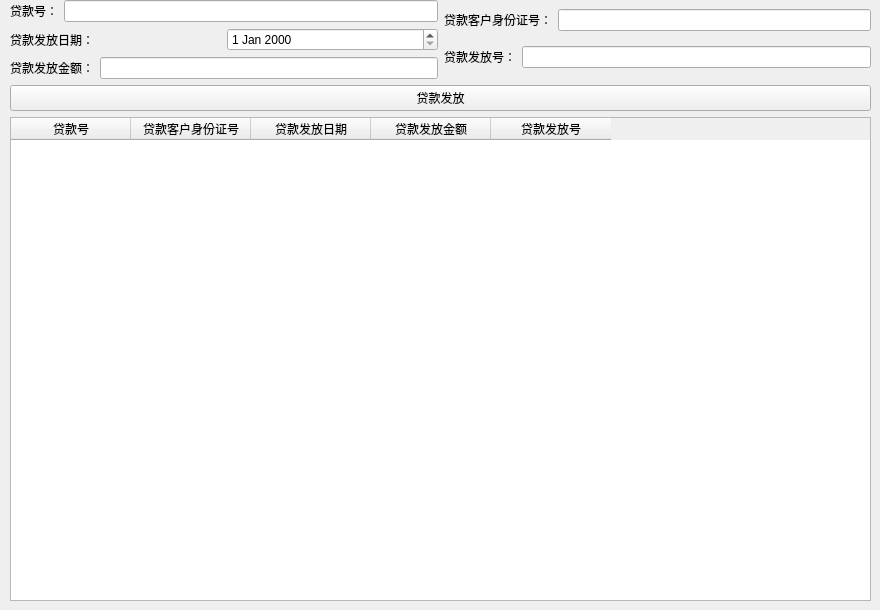
      <widget class="QWidget" name="tab_2">
       <attribute name="title">
        <string>贷款发放</string>
       </attribute>
       <widget class="QWidget" name="">
        <property name="geometry">
         <rect>
          <x>10</x>
          <y>0</y>
          <width>861</width>
          <height>601</height>
         </rect>
        </property>
        <layout class="QVBoxLayout" name="verticalLayout_37">
         <item>
          <layout class="QVBoxLayout" name="verticalLayout_23">
           <item>
            <layout class="QVBoxLayout" name="verticalLayout_24">
             <item>
              <layout class="QHBoxLayout" name="horizontalLayout_73">
               <item>
                <layout class="QVBoxLayout" name="verticalLayout_25">
                 <item>
                  <layout class="QHBoxLayout" name="horizontalLayout_74">
                   <item>
                    <widget class="QLabel" name="label_55">
                     <property name="text">
                      <string>贷款号：</string>
                     </property>
                    </widget>
                   </item>
                   <item>
                    <widget class="QLineEdit" name="Loan_Pay_Id"/>
                   </item>
                  </layout>
                 </item>
                 <item>
                  <layout class="QHBoxLayout" name="horizontalLayout_76">
                   <item>
                    <widget class="QLabel" name="label_57">
                     <property name="text">
                      <string>贷款发放日期：</string>
                     </property>
                    </widget>
                   </item>
                   <item>
                    <widget class="QDateEdit" name="Loan_PayDate"/>
                   </item>
                  </layout>
                 </item>
                 <item>
                  <layout class="QHBoxLayout" name="horizontalLayout_77">
                   <item>
                    <widget class="QLabel" name="label_58">
                     <property name="text">
                      <string>贷款发放金额：</string>
                     </property>
                    </widget>
                   </item>
                   <item>
                    <widget class="QLineEdit" name="Loan_PayMoney"/>
                   </item>
                  </layout>
                 </item>
                </layout>
               </item>
               <item>
                <layout class="QVBoxLayout" name="verticalLayout_26">
                 <item>
                  <layout class="QHBoxLayout" name="horizontalLayout_79">
                   <item>
                    <widget class="QLabel" name="label_59">
                     <property name="text">
                      <string>贷款客户身份证号：</string>
                     </property>
                    </widget>
                   </item>
                   <item>
                    <widget class="QLineEdit" name="Loan_CustomerId"/>
                   </item>
                  </layout>
                 </item>
                 <item>
                  <layout class="QHBoxLayout" name="horizontalLayout_80">
                   <item>
                    <widget class="QLabel" name="label_60">
                     <property name="text">
                      <string>贷款发放号：</string>
                     </property>
                    </widget>
                   </item>
                   <item>
                    <widget class="QLineEdit" name="Loan_PayId"/>
                   </item>
                  </layout>
                 </item>
                 <item>
                  <layout class="QHBoxLayout" name="horizontalLayout_81"/>
                 </item>
                </layout>
               </item>
              </layout>
             </item>
             <item>
              <layout class="QHBoxLayout" name="horizontalLayout_82"/>
             </item>
            </layout>
           </item>
           <item>
            <layout class="QHBoxLayout" name="horizontalLayout_83">
             <item>
              <widget class="QPushButton" name="Loan_Pay">
               <property name="text">
                <string>贷款发放</string>
               </property>
              </widget>
             </item>
            </layout>
           </item>
          </layout>
         </item>
         <item>
          <widget class="QTableWidget" name="Pay_tableWidget">
           <attribute name="horizontalHeaderDefaultSectionSize">
            <number>120</number>
           </attribute>
           <column>
            <property name="text">
             <string>贷款号</string>
            </property>
           </column>
           <column>
            <property name="text">
             <string>贷款客户身份证号</string>
            </property>
           </column>
           <column>
            <property name="text">
             <string>贷款发放日期</string>
            </property>
           </column>
           <column>
            <property name="text">
             <string>贷款发放金额</string>
            </property>
           </column>
           <column>
            <property name="text">
             <string>贷款发放号</string>
            </property>
           </column>
          </widget>
         </item>
        </layout>
       </widget>
      </widget>
